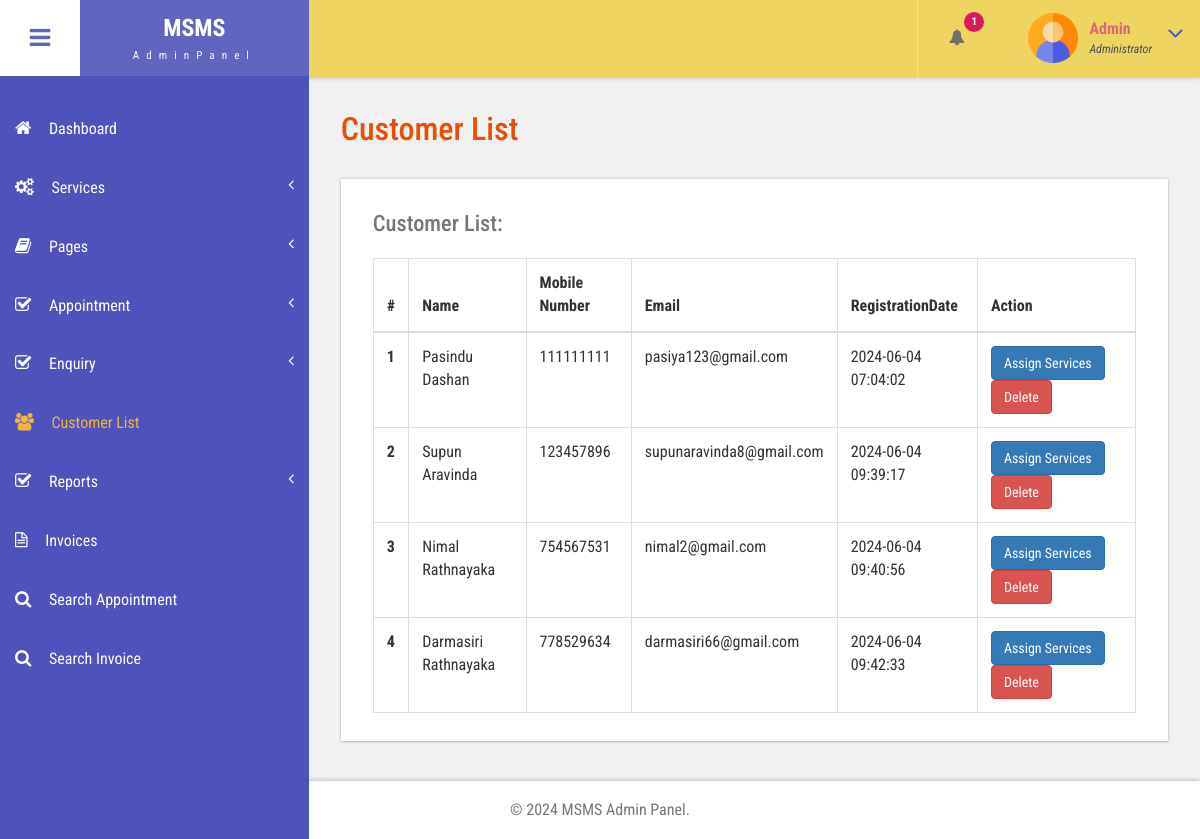
The app's page /admin/customer-list.php (signed in) with its own data.
### tables this page shows
CREATE TABLE `tbluser` (
  `ID` int(10) NOT NULL,
  `FirstName` varchar(120) DEFAULT NULL,
  `LastName` varchar(250) DEFAULT NULL,
  `MobileNumber` bigint(10) DEFAULT NULL,
  `Email` varchar(120) DEFAULT NULL,
  `Password` varchar(120) DEFAULT NULL,
  `RegDate` timestamp NULL DEFAULT current_timestamp()
);

### admin/customer-list.php (the view, shortened to what this page needs)
<?php
include('includes/dbconnection.php');
if (strlen($_SESSION['msmsaid']==0)) {
  header('location:logout.php');
  } else{
  ?>
<!DOCTYPE HTML>
<html>
<head>
<link href="css/bootstrap.css" rel='stylesheet' type='text/css' />
<link href="css/style.css" rel='stylesheet' type='text/css' />
<link href="css/font-awesome.css" rel="stylesheet">
<link href="css/animate.css" rel="stylesheet" type="text/css" media="all">
<link href="css/custom.css" rel="stylesheet">
</head>
<body class="cbp-spmenu-push">
	<div class="main-content">
		 <?php include_once('includes/sidebar.php');?>
		 <?php include_once('includes/header.php');?>
		<div id="page-wrapper">
			<div class="main-page">
				<div class="tables">
					<h3 class="title1">Customer List</h3>
					<div class="table-responsive bs-example widget-shadow">
						<h4>Customer List:</h4>
						<table class="table table-bordered"> <thead> <tr> <th>#</th> <th>Name</th> <th>Mobile Number</th><th>Email</th> <th>RegistrationDate</th><th>Action</th> </tr> </thead> <tbody>
<?php
$ret=mysqli_query($con,"select *from  tbluser");
$cnt=1;
while ($row=mysqli_fetch_array($ret)) {
?>
						 <tr> <th scope="row"><?php echo $cnt;?></th> <td><?php  echo $row['FirstName'];?> <?php  echo $row['LastName'];?></td> <td><?php  echo $row['MobileNumber'];?></td><td><?php  echo $row['Email'];?></td><td><?php  echo $row['RegDate'];?></td>
						 	<td> <a href="add-customer-services.php?addid=<?php echo $row['ID'];?>" class="btn btn-primary">Assign Services</a>
<a href="customer-list.php?delid=<?php echo $row['ID'];?>" class="btn btn-danger" onClick="return confirm('Are you sure you want to delete?')">Delete</a>
						 		</td> </tr>   <?php
$cnt=$cnt+1;
}?></tbody> </table>
					</div>
				</div>
			</div>
		</div>
		 <?php include_once('includes/footer.php');?>
	</div>
</body>
</html>
<?php }  ?>

### admin/includes/header.php (shortened to what this page needs)
<div class="sticky-header header-section ">
      <div class="header-left">
        <button id="showLeftPush"><i class="fa fa-bars"></i></button>
        <div class="logo">
          <a href="index.html">
            <h1>MSMS</h1>
            <span>AdminPanel</span>
          </a>
        </div>
      </div>
      <div class="header-right">
        <div class="profile_details_left">
          <ul class="nofitications-dropdown">
            <?php
$ret1=mysqli_query($con,"select tbluser.FirstName,tbluser.LastName,tblbook.ID as bid,tblbook.AptNumber from tblbook join tbluser on tbluser.ID=tblbook.UserID where tblbook.Status is null");
$num=mysqli_num_rows($ret1);
?>
            <li class="dropdown head-dpdn">
              <a href="#" class="dropdown-toggle" data-toggle="dropdown" aria-expanded="false"><i class="fa fa-bell"></i><span class="badge blue"><?php echo $num;?></span></a>
            </li>
          </ul>
          <div class="clearfix"> </div>
        </div>
        <div class="profile_details">
        <?php
$adid=$_SESSION['msmsaid'];
$ret=mysqli_query($con,"select AdminName from tbladmin where ID='$adid'");
$row=mysqli_fetch_array($ret);
$name=$row['AdminName'];
?>
          <ul>
            <li class="dropdown profile_details_drop">
              <a href="#" class="dropdown-toggle" data-toggle="dropdown" aria-expanded="false">
                <div class="profile_img">
                  <span class="prfil-img"><img src="images/admin.png" alt="" width="50" height="50"> </span>
                  <div class="user-name">
                    <p><?php echo $name; ?></p>
                    <span>Administrator</span>
                  </div>
                  <i class="fa fa-angle-down lnr"></i>
                  <div class="clearfix"></div>
                </div>
              </a>
            </li>
          </ul>
        </div>
      </div>
      <div class="clearfix"> </div>
    </div>

### admin/css/style.css (style rules this page uses)
h4, h5, h6, h1, h2, h3 { margin: 0; }
ul, ol { margin: 0; }
p { margin: 0; }
html, body { font-family: 'Roboto Condensed', sans-serif; font-size: 100%; overflow-x: hidden; background: #ffffff; }
body a { transition: 0.5s all ease; -webkit-transition: 0.5s all ease; -moz-transition: 0.5s all ease; -o-transition: 0.5s all ease; -ms-transition: 0.5s all ease; text-decoration:none; }
h1,h2,h3,h4,h5,h6 { margin:0; }
p { margin:0; }
ul,label { margin:0; padding:0; }
.main-content { position: relative; }
.sticky-header { position: fixed; top: 0; left:0px; width: 100%; z-index: 100; }
.header-section { background:#eed461; box-shadow: 1px 1px 4px rgba(0, 0, 0, 0.21); -webkit-box-shadow: 1px 1px 4px rgba(0, 0, 0, 0.21); -moz-box-shadow: 1px 1px 4px rgba(0, 0, 0, 0.21); -o-box-shadow: 1px 1px 4px rgba(0, 0, 0, 0.21); }
.header-section::after { clear: both; display: block; content: ''; }
.header-left { float: left; width: 45%; }
.header-right { float: right; }
button#showLeftPush { font-size: 1.5em; width: 80px; padding: 0.87em 0; text-align: center; cursor: pointer; float: left; color: #6F6F6F; -moz-transition: all 0.2s ease-out 0s; -webkit-transition: all 0.2s ease-out 0s; transition: all 0.2s ease-out 0s; border: none; background-color: #fff; outline:none; }
.cbp-spmenu-push { overflow-x: hidden; position: relative; }
.cbp-spmenu, .cbp-spmenu-push { -webkit-transition: all 0.3s ease; -moz-transition: all 0.3s ease; transition: all 0.3s ease; }
.cbp-spmenu-push div#page-wrapper { margin: 0 0 0 19.3em; transition:.5s all; -webkit-transition:.5s all; -moz-transition:.5s all; }
.fa { display: inline-block; font-family: FontAwesome; font-style: normal; font-weight: normal; line-height: 1; -webkit-font-smoothing: antialiased; -moz-osx-font-smoothing: grayscale; }
.logo { background: #6164C1; text-align: center; float: left; }
.logo a { padding: 0.9em 3.3em .7em; display: block; text-decoration: none; }
.logo a h1 { color: #fff; font-size: 1.5em; line-height: 1.2em; font-weight: 700; }
.logo a span { color: #F8F8F8; font-size: .7em; text-align: center; letter-spacing: 7px; }
.profile_details_left { float: left; }
li.dropdown.head-dpdn { display: inline-block; padding: 1.7em 0; border-left: 1px solid #E0E0E0; float: left; }
li.dropdown.head-dpdn a.dropdown-toggle { padding: 1.7em 2em; }
i.fa.fa-bell { color:#6F6F6F; }
.header-right span.badge { font-size: 11px; font-weight: bold; color: #FFF; background: #8BC34A; line-height: 15px; width: 20px; height: 20px; border-radius: 2em; -webkit-border-radius: 2em; -moz-border-radius: 2em; -o-border-radius: 2em; text-align: center; display: inline-block; position: absolute; top: 16%; padding: 2px 0 0; }
.header-right span.blue { background-color:#D81B60; }
.profile_details { float: right; }
.profile_details_drop a.dropdown-toggle { display:block; padding: 0.8em 3em 0 2em; }
.profile_img span.prfil-img { float:left; }
.user-name { float:left; margin-top:8px; margin-left:11px; height:35px; }
.profile_details ul li { list-style-type:none; position:relative; }
.profile_details li a i.fa.lnr { position: absolute; top: 34%; right: 8%; color: #4F52BA; font-size: 1.6em; }
.user-name p { font-size:1em; color:#DD6777; line-height:1em; font-weight:700; }
.user-name span { font-size: .75em; font-style: italic; color: #424f63; font-weight: normal; margin-top: .3em; }
.widget-shadow { background-color: #fff; box-shadow: 0 -1px 3px rgba(0,0,0,.12),0 1px 2px rgba(0,0,0,.24); -webkit-box-shadow: 0 -1px 3px rgba(0,0,0,.12),0 1px 2px rgba(0,0,0,.24); -moz-box-shadow: 0 -1px 3px rgba(0,0,0,.12),0 1px 2px rgba(0,0,0,.24); }
h3.title1 { font-size: 2em; color: #e94e02; margin-bottom: 0.8em; }
.table > thead > tr > th, .table > tbody > tr > th, .table > tfoot > tr > th, .table > thead > tr > td, .table > tbody > tr > td, .table > tfoot > tr > td { border-top: none; }
.tables h4 { font-size: 1.4em; margin-bottom: 1em; color: #777777; }
.tables .panel-body ,.tables .bs-example { padding: 2em 2em 0.5em; }
.tables .table > thead > tr > th, .tables .table > tbody > tr > th, .tables .table > tfoot > tr > th, .tables .table > thead > tr > td, .tables .table > tbody > tr > td, .tables .table > tfoot > tr > td { padding: 13px; border-top: 1px solid #E0E0E0; }
.bs-example { margin-top: 2em; }

### admin/css/custom.css (style rules this page uses)
#page-wrapper { padding:7em 2em 2.5em; background-color: #F1F1F1; }

### records on screen
tbluser: FirstName "Pasindu", LastName "Dashan", MobileNumber "111111111", Email "pasiya123@gmail.com", RegDate "2024-06-04 07:04:02"
tbluser: FirstName "Supun", LastName "Aravinda", MobileNumber "123457896", Email "supunaravinda8@gmail.com", RegDate "2024-06-04 09:39:17"
tbluser: FirstName "Nimal", LastName "Rathnayaka", MobileNumber "754567531", Email "nimal2@gmail.com", RegDate "2024-06-04 09:40:56"
tbluser: FirstName "Darmasiri", LastName "Rathnayaka", MobileNumber "778529634", Email "darmasiri66@gmail.com", RegDate "2024-06-04 09:42:33"

### other values on screen
$num "1"
$name "Admin"
